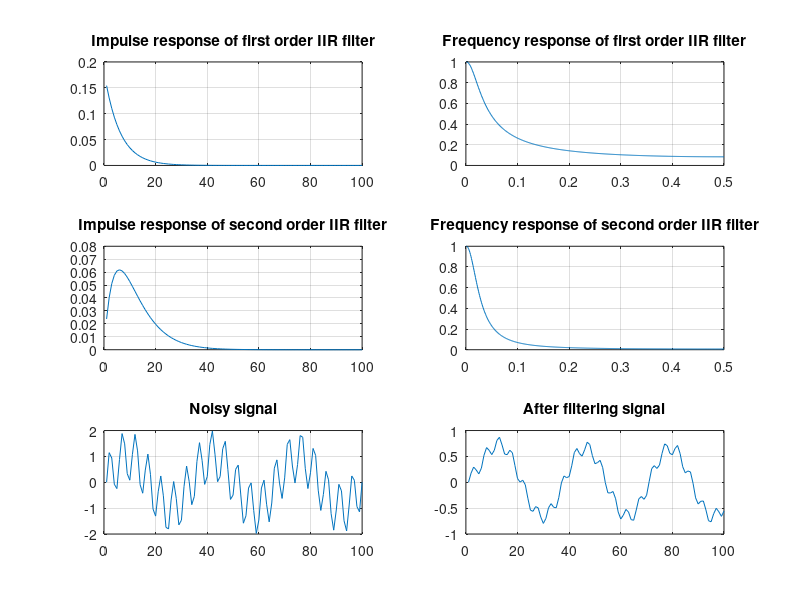

Here is the MATLAB script that generated this plot:
clc;clear; close all;
fc=20;
fs=750;
x=exp(-2*pi*(fc/fs));
%filter coefficients
a_0=1-x;
b_1=x;
%impulse response
delta=[1,zeros(1,1023)];
y(1)=a_0*delta(1);
for i=2:length(delta)
    y(i)=a_0*delta(i)+b_1*y(i-1);
end
%plot(d);title('Impulse response of first order IIR filter');
H1=fft(y);
subplot(321); plot((1:100),y(1:100)); title('Impulse response of first order IIR filter'); grid on;
subplot(322); plot((1:512)/1024,abs(H1(1:512))); title('Frequency response of first order IIR filter'); grid on;
z(1)=a_0*y(1);
for i=2:length(delta)
    z(i)=a_0*y(i)+b_1*z(i-1);
end
H2=fft(z);
subplot(323); plot((1:100),z(1:100)); title('Impulse response of second order IIR filter'); grid on;
subplot(324); plot((1:512)/1024,abs(H2(1:512))); title('Frequency response of second order IIR filter'); grid on;
t=linspace(0,1,100);
x_noisy=sin(2*pi*20*t)+sin(2*pi*300*t);
x(1)=a_0*x_noisy(1); %first sample of noise
for i=2:length(x_noisy)
    x(i)=a_0*x_noisy(i)+b_1*x(i-1); %remove noise
end
subplot(325); plot(1:length(x), x_noisy); title('Noisy signal'); grid on;
subplot(326); plot(1:length(x), x); title('After filtering signal'); grid on;
